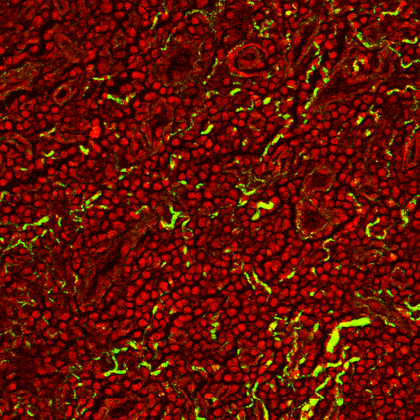
%> input picture photo/03358 (1).tif, 420 x 420 px, shrunk from 1024 x 1024 before the run; its folder holds only this picture in this run
$ octave main.m   (GNU Octave 9; MATLAB toolbox functions it lacks are replaced by stand-ins)
%> lines starting %> are read from the running program, lines starting %| are printed output that depends on the picture; in (x1, y1, x2, y2) boxes, pixels count from 0 and x2, y2 are one past the last pixel; in counts of white or black regions, pixels touching at a corner belong together; the program's own positions count from 1
### FIRE/fire.m
function[data] = fire(p,im,plotflag,imt)
%FIRE(p,im,plotflag)
%
%main fire algorithm p = parameter vector, im3 = 3d image,
%and plotflag = 1 gives lots of plots

if nargin < 3
    plotflag = 1;
end


%df;
if plotflag==1
    rr = 3; cc = 3;
elseif plotflag==2
    rr = 1; cc = 2;
else
    rr = 1; cc = 1;
end

ifig = 0;
    %plot initial figures
        if plotflag == 1 || 2
            str  = 'a' + ifig;
            ifig = ifig+1;
            %subplot(rr,cc,ifig);
            %flatten(im);
            %colormap gray
            %title(sprintf('%c) Flattened Image',str))
            pause(0.1)
        end
        ax = [1 size(im,2) 1 size(im,3)];

    %smoothing image
        %fprintf('  smoothing original image\n');
        ims = round(smooth(im,p.sigma_im));

        if plotflag == 1;
            str  = 'a'+ifig;
            ifig = ifig+1;
            % [5 lines of commented-out code are left out]
        end

    % [9 lines of commented-out code are left out]
        if plotflag == 1
            str  = 'a'+ifig;
            ifig = ifig+1;
            % [5 lines of commented-out code are left out]
        end

        %clear ims

    %perform distance transform
        %fprintf(['  calculating ' p.dtype ' distance to background\n'])
        d = single(bwdist(~imt,p.dtype));
        %clear imt
        dsm = single(smooth(d,p.sigma_d));
        clear d;

        if plotflag==1
            str  = 'a'+ifig;
            ifig = ifig+1;
            % [5 lines of commented-out code are left out]
        end

    %find crosslinks
        %fprintf('finding nucleation points\n   ')
        xlink = findlocmax(dsm,p.s_xlinkbox,p.thresh_Dxlink);
        % [12 lines of commented-out code are left out]

        xlinkin = xlink;


    %find network
        %fprintf('extending nucleation points\n')
        [Xz Fz Vz Rz] = extend_xlink(dsm,round(xlinkin),p);
        if plotflag == 1
            str  = 'a'+ifig;
            ifig = ifig+1;
            %subplot(rr,cc,ifig)
            %%flatten(dsm);
            %hold on
            %%plot3bw(dsm)
            % [6 lines of commented-out code are left out]
            pause(0.1)
        end

    %remove danglers and shorties
        %fprintf('remove danglers and shorties')
        [Xz2 Fz2 Vz2 Rz2] = check_danglers(Xz,Fz,Vz,Rz,p);

        %identify cross-links
            xlinkind = zeros(length(Vz),1);
            for vi=1:length(Vz)
                if length(Vz(vi).f) > 1
                    xlinkind(vi) = 1;
                end
            end
            xlinknew = Xz(xlinkind==1,:);


        if plotflag == 1
            str = 'a'+ifig;
            ifig = ifig+1;
            % [8 lines of commented-out code are left out]
            pause(0.1)

        end

    %return final values
        X = Xz2;
        F = Fz2;
        V = Fz2;
        R = Rz2;
        1;

%fiberize network
    %fprintf('fiberproc\n');
    [Xa Fa Ea Va Ra] = fiberproc(X,F,R,size(dsm),p);
    % [30 lines of commented-out code are left out]
    Xas = zeros(size(Xa));
    for k=1:size(Xa,1)
        Xas(k,:) = Xa(k,:).*p.scale;
    end
    % [28 lines of commented-out code are left out]
    data.X = X;
    data.F = F;
    data.R = R;

    data.Xa= Xa;
    data.Fa= Fa;
    data.Va= Va;
    data.Ea= Ea;
    data.Ra= Ra;
    data.Xas = Xas;

    % [9 lines of commented-out code are left out]

    data.xlink = xlink;

### param_example.m
function[p] = param_example(p)

%preprocessing parameters
    p.sigma_im  =  0;%sqrt(2); %radius of box for smoothing original image
    p.sigma_d   = .3; %radius of box for smoothing of distance function
    p.dtype     = 'cityblock'; %type of distance transform for bwdist
                               %(cityblock is significantly faster than
                               %Euclidean distance)

   %set threshold.  p.thresh_im  is for a percentage of maximum,
   %                p.thresh_im2 is for a hard value
    p.thresh_im = [];
    p.thresh_im2= 4095*0.08;


%parameters for finding xlinks
    p.thresh_Dxlink = 2; %dist fun. threshold for a point to be considered an x-link
    p.s_xlinkbox    = 8; %radius of box in which to check to make sure xlink is a local max of the distance function

%parameters for extending xlinks
    p.thresh_LMP    = 0.2; %threshold for a point to be considered an LMP
    p.thresh_LMPdist=  2; %minimum distance apart for two LMPs
    p.thresh_ext    = cos(70*pi/180); %angle similarity required for a fiber to extend to the next point
    p.lam_dirdecay  = .5; %decay rate of fiber direction (to make it more difficult for a fiber to turn around)
    p.s_minstep     = 2;  %minimum step size
    p.s_maxstep     = 6;  %max step size

%parameters for removing danglers
    p.thresh_dang_aextend = cos(10*pi/180);
    p.thresh_dang_L       = 15;
    p.thresh_short_L      = 15;

%parameters for fiber processing
    p.s_fiberdir    = 4; %number of nodes used for claculating direction of fiber end
    p.thresh_linkd  = 20;%distance for linknig same-oriented fibers
    p.thresh_linka  = cos(-150 *pi/180); %a 130 degree angle is enough to link 2 fibers together
    p.thresh_flen   = 15;%minimum length of a free fiber
    p.thresh_numv   = 3; %minimum number of verties a free fiber can have

%parameters for beam processing
    %p.scale      = [.05 .05 .1];
    p.scale = [1 1 1];
    p.s_boundthick = 10; %pixels of thickness for image boundary
    p.blist      = 1; %indicates which boundaries are controlled (1=x,2=y,3=z)
    p.s_maxspace = 5;
    p.lambda     = .01;

### main.m
addpath(genpath(pwd));

clear all
close all

DataSets_dir=[pwd,'\photo\*.tif',];
S = dir(DataSets_dir);
filearray = dir(DataSets_dir);
fea = zeros(length(filearray),8);
Fname = cell(length(filearray),1);

for K=1:1:length(filearray)

    fileName = [pwd,'\photo\' filearray(K).name];
    fileName1 = [pwd,'\Mask\' filearray(K).name(1:end-3) 'tif'];
    disp(filearray(K).name(1:end-4));
    Fname{K,1} = filearray(K).name(1:end-4);

    data=imread(fileName);
%> data is the input picture: size 420x420x3 uint8; mean R, G, B 97.6, 16.1, 0
     SHG=data(:,:,2);
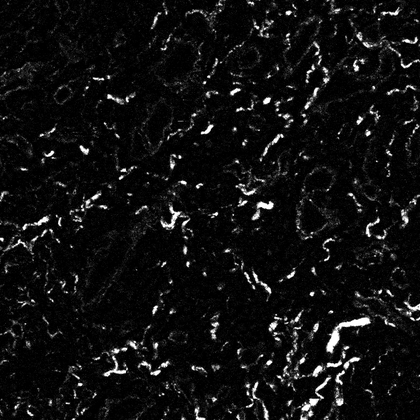
%> SHG: size 420x420 uint8; min 0, max 255, mean 16.1
     channel1 =SHG;

    threshold = 45;   %%threshold (0-255)

    if max(max(channel1)) > 255
        channel1 = uint8(channel1./2^8);
        channel2 = medfilt2(channel1,[3 3]);
        collagen_mask = channel2 > threshold;
        %end
    else
        channel1=uint8(channel1./2^0);
        channel2 = medfilt2(channel1,[3 3]);
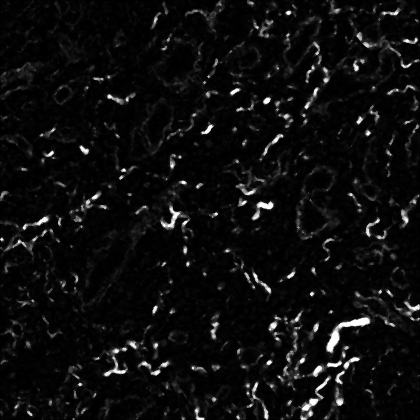
%> channel2: size 420x420 uint8; min 0, max 255, mean 13.4
        collagen_mask = channel2 > threshold;
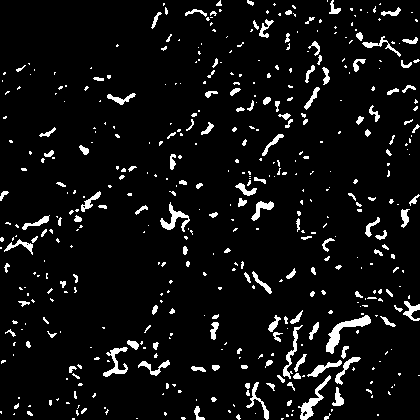
%> collagen_mask: size 420x420 logical; 6.4% white; 469 white regions (324 under 20 px), largest, box (x1, y1, x2, y2) and area: (326, 315, 371, 354) 474, (298, 375, 331, 420) 342, (160, 202, 190, 232) 288

    end
    collagen_mask = bwareaopen(collagen_mask,5);
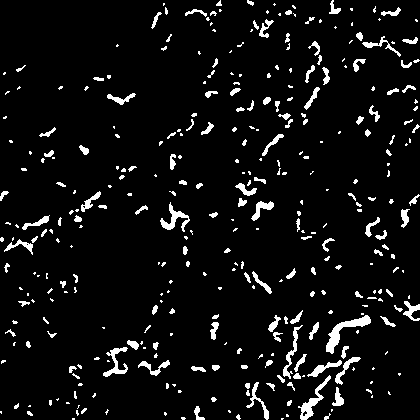
%> collagen_mask: size 420x420 logical; 6.2% white; 349 white regions (204 under 20 px), largest, box (x1, y1, x2, y2) and area: (326, 315, 371, 354) 474, (298, 375, 331, 420) 342, (160, 202, 190, 232) 288
    imwrite(collagen_mask,fileName1);
    height = size(collagen_mask,1);
%> height = 420
    width = size(collagen_mask,2);
%> width = 420

    if (sum(sum(collagen_mask))/(height*width)) < 0.01
        fea(K,1) = sum(sum(collagen_mask))/(height*width);
    else
%     %morphology features
        p.Nimages   = 1;
        p.yred      = 1:height;
%> p.yred = 420 values from 1 to 420
        p.xred      = 1:width;
%> p.xred = 420 values from 1 to 420
        p = param_example(p);
        im3 = zeros(1,height,width);
        im3(1,:,:) = collagen_mask;
        seg = zeros(1,height,width);
        seg(1,:,:) = logical(collagen_mask);
        data = fire(p,im3,2,seg);
%> the run ends on the next line
